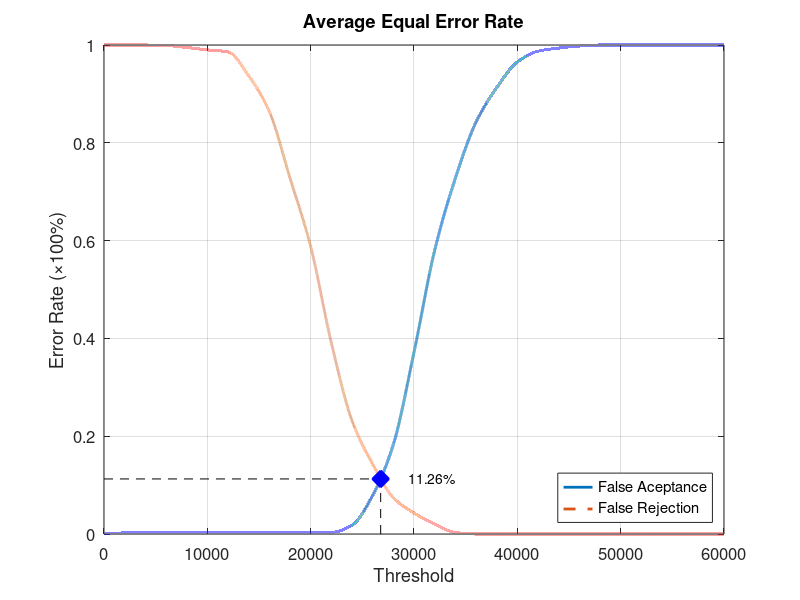
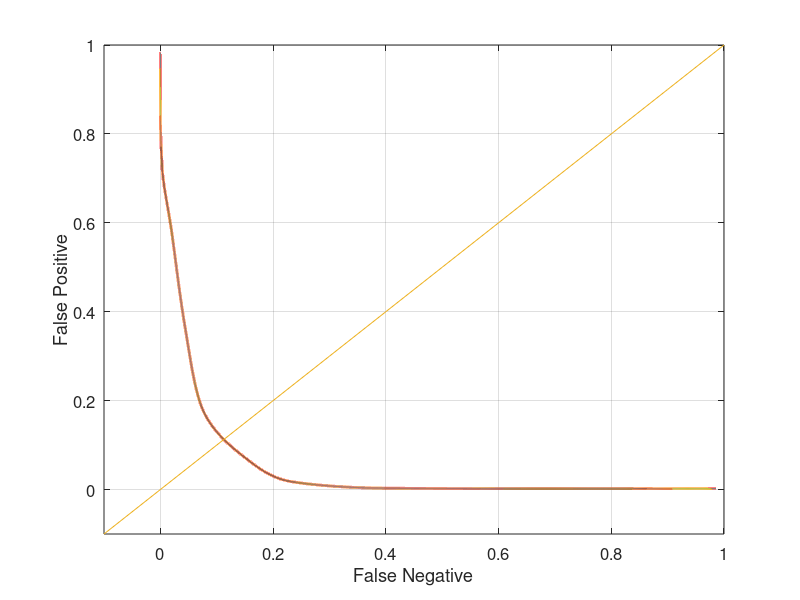

These figures' MATLAB source, in order:
function yEER = Database1Average
close all;
clear;
clc;
x = 0:2000:60000;
xq = 0:0.5:60000;

y0 = [0 0.00210526 0.00210526 0.00210526 0.00210526 0.00210526 0.00210526 0.00210526 0.00210526 0.00210526 0.00210526 0.0031579 0.0178947 0.0789474 0.183158 0.371579 0.58 0.727368 0.842105 0.912632 0.965263 0.987368 0.993684 0.997895 1 1 1 1 1 1 1];
yy0 = interp1(x, y0, xq, 'pchip');
y1 = [1 1 1 0.999 0.995 0.99 0.986 0.937 0.864 0.728 0.588 0.391 0.232 0.143 0.074 0.043 0.02 0.003 0 0 0 0 0 0 0 0 0 0 0 0 0];
yy1 = interp1(x, y1, xq, 'pchip');

% Calculating EER: 
y2 = abs(y0 - y1);
find(y2 == min(y2))
yy2 = abs(yy0 - yy1);
xEER = find(yy2 == min(yy2));
xEERIndex = xq(xEER) % X-axis EER
yEER = yy0(xEER) % Y-axis EER

main = figure
plot(xq, yy0,'-','LineWidth', 2);	hold on
plot(xq, yy1,'--','LineWidth', 2);	hold on
plot([xEERIndex xEERIndex], [0 yEER], 'k--');	hold on
plot([0 xEERIndex], [yEER yEER], 'k--');	hold on
plot(xEERIndex, yEER, 'bx', 'LineWidth', 10);	hold on
text(xEERIndex + 10 * xEERIndex / 100, yEER, [num2str(round((10000 * yEER)) / 100) '%'])
legend('False Aceptance', 'False Rejection', 'Location', 'SouthEast')
xlabel('Threshold')
ylabel('Error Rate (\times100%)')
title('Average Equal Error Rate')
set(gca, 'FontSize', 12)
axis([0 60000 0 1])
grid on

print(main, 'Database1AverageMain', '-dpng');
FNRxFPR = figure('Color', [1 1 1]);
plot(yy1, yy0, '-', yy1, yy0, 'LineWidth', 2);
hold on
y = -0.1:0.1:1
plot(y, y); 
set(gca, 'FontSize', 12)
xlabel('False Negative')
ylabel('False Positive')
axis([-0.1 1 -0.1 1])
set(gca, 'FontSize', 12)
grid on

print(FNRxFPR, 'Database1AverageFNRxFPR','-dpng');
end
